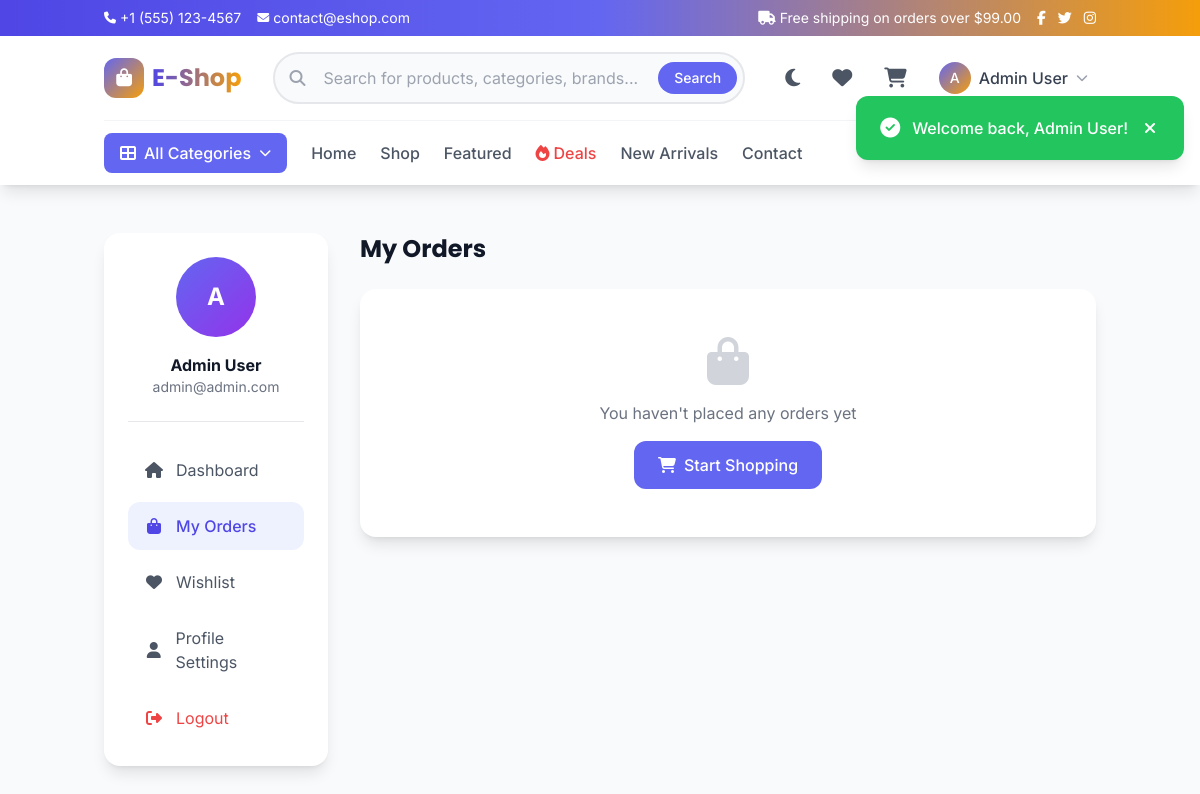
Screenshot of /user/orders.php (signed in) with the database file from the repository.
### tables this page shows
CREATE TABLE settings (
    id INT PRIMARY KEY AUTO_INCREMENT,
    setting_key VARCHAR(100) UNIQUE NOT NULL,
    setting_value TEXT DEFAULT NULL,
    setting_type VARCHAR(50) DEFAULT 'text',
    created_at TIMESTAMP DEFAULT CURRENT_TIMESTAMP,
    updated_at TIMESTAMP DEFAULT CURRENT_TIMESTAMP ON UPDATE CURRENT_TIMESTAMP,
    INDEX idx_key (setting_key)
);

CREATE TABLE users (
    id INT PRIMARY KEY AUTO_INCREMENT,
    name VARCHAR(100) NOT NULL,
    email VARCHAR(150) UNIQUE NOT NULL,
    password VARCHAR(255) NOT NULL,
    role ENUM('user', 'admin') DEFAULT 'user',
    phone VARCHAR(20) DEFAULT NULL,
    address TEXT DEFAULT NULL,
    city VARCHAR(100) DEFAULT NULL,
    country VARCHAR(100) DEFAULT NULL,
    zip_code VARCHAR(20) DEFAULT NULL,
    avatar VARCHAR(255) DEFAULT NULL,
    status ENUM('active', 'banned', 'pending') DEFAULT 'active',
    email_verified TINYINT(1) DEFAULT 0,
    remember_token VARCHAR(255) DEFAULT NULL,
    last_login TIMESTAMP NULL DEFAULT NULL,
    created_at TIMESTAMP DEFAULT CURRENT_TIMESTAMP,
    updated_at TIMESTAMP DEFAULT CURRENT_TIMESTAMP ON UPDATE CURRENT_TIMESTAMP,
    INDEX idx_email (email),
    INDEX idx_role (role),
    INDEX idx_status (status)
);

### user/orders.php (the view, shortened to what the rows shown need)
<?php
require_once '../includes/functions.php';
$userId = $_SESSION['user_id'];
$orderId = (int)($_GET['id'] ?? 0);
$user = db()->fetch("SELECT * FROM users WHERE id = ?", [$userId]);
include '../includes/header.php';
?>
<main class="py-12 bg-gray-50 dark:bg-gray-900 min-h-screen">
    <div class="container mx-auto px-4">
        <div class="grid grid-cols-1 lg:grid-cols-4 gap-8">
            <div class="lg:col-span-1">
                <div class="bg-white dark:bg-gray-800 rounded-2xl shadow-lg p-6 sticky top-28">
                    <div class="text-center mb-6 pb-6 border-b border-gray-200 dark:border-gray-700">
                        <div class="w-20 h-20 rounded-full bg-gradient-to-br from-primary-500 to-purple-600 flex items-center justify-center text-white text-2xl font-bold mx-auto mb-4">
                            <?php echo strtoupper(substr($user['name'], 0, 1)); ?>
                        </div>
                        <h3 class="font-bold text-gray-900 dark:text-white"><?php echo htmlspecialchars($user['name']); ?></h3>
                        <p class="text-sm text-gray-500"><?php echo htmlspecialchars($user['email']); ?></p>
                    </div>
                </div>
            </div>
            <div class="lg:col-span-3">
                <?php if ($orderId > 0 && $order): ?>
                <div class="space-y-6">
                    <div class="flex items-center gap-4">
                        <a href="orders.php" class="text-gray-500 hover:text-primary-500 transition">
                            <i class="fas fa-arrow-left"></i>
                        </a>
                        <h1 class="text-2xl font-display font-bold text-gray-900 dark:text-white">
                            Order #<?php echo str_pad($order['id'], 5, '0', STR_PAD_LEFT); ?>
                        </h1>
                        <?php echo getOrderStatusBadge($order['status']); ?>
                    </div>
                    <div class="bg-white dark:bg-gray-800 rounded-2xl shadow-lg overflow-hidden">
                        <div class="p-6 border-b border-gray-200 dark:border-gray-700">
                            <p class="text-sm text-gray-500">
                                Placed on <?php echo date('F j, Y \a\t g:i A', strtotime($order['created_at'])); ?>
                            </p>
                        </div>
                        <div class="divide-y divide-gray-200 dark:divide-gray-700">
                            <?php foreach ($orderItems as $item): ?>
                            <div class="p-6 flex items-center gap-6">
                                <img src="<?php echo SITE_URL . '/' . ($item['product_image'] ?: 'assets/images/placeholder.jpg'); ?>"
                                     alt=""
                                     class="w-20 h-20 rounded-xl object-cover">
                                <div class="flex-1">
                                    <a href="<?php echo SITE_URL; ?>/product.php?slug=<?php echo $item['product_slug']; ?>"
                                       class="font-medium text-gray-900 dark:text-white hover:text-primary-500 transition">
                                        <?php echo htmlspecialchars($item['product_name']); ?>
                                    </a>
                                    <p class="text-sm text-gray-500 mt-1">
                                        <?php echo formatPrice($item['price']); ?> × <?php echo $item['quantity']; ?>
                                    </p>
                                </div>
                                <div class="text-right">
                                    <p class="font-bold text-gray-900 dark:text-white">
                                        <?php echo formatPrice($item['price'] * $item['quantity']); ?>
                                    </p>
                                </div>
                            </div>
                            <?php endforeach; ?>
                        </div>
                        <div class="p-6 bg-gray-50 dark:bg-gray-700/50">
                            <div class="max-w-xs ml-auto space-y-2">
                                <div class="flex justify-between text-gray-600 dark:text-gray-300">
                                    <span>Subtotal</span>
                                    <span><?php echo formatPrice($order['subtotal']); ?></span>
                                </div>
                                <div class="flex justify-between text-gray-600 dark:text-gray-300">
                                    <span>Shipping</span>
                                    <span><?php echo $order['shipping_cost'] > 0 ? formatPrice($order['shipping_cost']) : 'Free'; ?></span>
                                </div>
                                <?php if ($order['discount'] > 0): ?>
                                <div class="flex justify-between text-green-600">
                                    <span>Discount</span>
                                    <span>-<?php echo formatPrice($order['discount']); ?></span>
                                </div>
                                <?php endif; ?>
                                <div class="flex justify-between text-lg font-bold text-gray-900 dark:text-white pt-2 border-t border-gray-200 dark:border-gray-600">
                                    <span>Total</span>
                                    <span><?php echo formatPrice($order['total_amount']); ?></span>
                                </div>
                            </div>
                        </div>
                    </div>
                    <div class="grid grid-cols-1 md:grid-cols-2 gap-6">
                        <div class="bg-white dark:bg-gray-800 rounded-2xl shadow-lg p-6">
                            <h3 class="font-bold text-gray-900 dark:text-white mb-4">
                                <i class="fas fa-shipping-fast text-primary-500 mr-2"></i>
                                Shipping Address
                            </h3>
                            <div class="text-gray-600 dark:text-gray-300 space-y-1">
                                <p><?php echo htmlspecialchars($order['name']); ?></p>
                                <p><?php echo htmlspecialchars($order['address']); ?></p>
                                <p><?php echo htmlspecialchars($order['city']); ?>, <?php echo htmlspecialchars($order['state']); ?> <?php echo htmlspecialchars($order['zip']); ?></p>
                                <p><?php echo htmlspecialchars($order['country']); ?></p>
                                <p class="pt-2"><?php echo htmlspecialchars($order['phone']); ?></p>
                            </div>
                        </div>
                        <div class="bg-white dark:bg-gray-800 rounded-2xl shadow-lg p-6">
                            <h3 class="font-bold text-gray-900 dark:text-white mb-4">
                                <i class="fas fa-credit-card text-primary-500 mr-2"></i>
                                Payment Information
                            </h3>
                            <div class="space-y-3">
                                <div class="flex justify-between">
                                    <span class="text-gray-500">Method</span>
                                    <span class="font-medium text-gray-900 dark:text-white">
                                        <?php echo strtoupper($order['payment_method']); ?>
                                    </span>
                                </div>
                                <div class="flex justify-between">
                                    <span class="text-gray-500">Status</span>
                                    <span class="px-2 py-1 text-xs font-medium rounded-full
                                        <?php echo $order['payment_status'] === 'paid' ? 'bg-green-100 text-green-700' : 'bg-amber-100 text-amber-700'; ?>">
                                        <?php echo ucfirst($order['payment_status']); ?>
                                    </span>
                                </div>
                            </div>
                        </div>
                    </div>
                    <div class="bg-white dark:bg-gray-800 rounded-2xl shadow-lg p-6">
                        <h3 class="font-bold text-gray-900 dark:text-white mb-6">Order Status</h3>
                        <div class="flex items-center justify-between relative">
                            <?php
                            $statuses = ['pending', 'processing', 'shipped', 'delivered'];
                            $currentIndex = array_search($order['status'], $statuses);
                            if ($order['status'] === 'cancelled') $currentIndex = -1;
                            ?>
                            <div class="absolute top-5 left-0 right-0 h-1 bg-gray-200 dark:bg-gray-700">
                                <div class="h-full bg-primary-500 transition-all" style="width: <?php echo max(0, ($currentIndex / 3) * 100); ?>%"></div>
                            </div>
                            <?php foreach ($statuses as $index => $status): ?>
                            <div class="relative z-10 flex flex-col items-center">
                                <div class="w-10 h-10 rounded-full flex items-center justify-center <?php echo $index <= $currentIndex ? 'bg-primary-500 text-white' : 'bg-gray-200 dark:bg-gray-700 text-gray-500'; ?>">
                                    <?php if ($index <= $currentIndex): ?>
                                    <i class="fas fa-check"></i>
                                    <?php else: ?>
                                    <i class="fas fa-<?php echo ['clock', 'cog', 'truck', 'home'][$index]; ?>"></i>
                                    <?php endif; ?>
                                </div>
                                <span class="mt-2 text-sm font-medium <?php echo $index <= $currentIndex ? 'text-primary-500' : 'text-gray-500'; ?>">
                                    <?php echo ucfirst($status); ?>
                                </span>
                            </div>
                            <?php endforeach; ?>
                        </div>
                        <?php if ($order['status'] === 'cancelled'): ?>
                        <div class="mt-6 p-4 bg-red-50 dark:bg-red-900/20 border border-red-200 dark:border-red-800 rounded-xl text-red-700 dark:text-red-400">
                            <i class="fas fa-times-circle mr-2"></i>
                            This order has been cancelled.
                        </div>
                        <?php endif; ?>
                    </div>
                </div>
                <?php else: ?>
                <div class="space-y-6">
                    <h1 class="text-2xl font-display font-bold text-gray-900 dark:text-white">My Orders</h1>
                </div>
                <?php endif; ?>
            </div>
        </div>
    </div>
</main>
<?php include '../includes/footer.php'; ?>

### includes/header.php (shortened to what the rows shown need)
<?php
require_once __DIR__ . '/functions.php';
?>
<!DOCTYPE html>
<html lang="en" class="scroll-smooth">
<head>
    <script src="https://cdn.tailwindcss.com"></script>
    <link rel="stylesheet" href="https://cdnjs.cloudflare.com/ajax/libs/font-awesome/6.5.1/css/all.min.css">
    <link rel="stylesheet" href="https://cdn.jsdelivr.net/npm/swiper@11/swiper-bundle.min.css">
    <link rel="stylesheet" href="<?php echo SITE_URL; ?>/assets/css/style.css">
</head>
<body class="bg-gray-50 dark:bg-gray-900 transition-colors duration-300">
    <div class="bg-gradient-to-r from-primary-600 via-primary-500 to-secondary-500 text-white text-sm py-2">
        <div class="container mx-auto px-4">
            <div class="flex items-center justify-between">
                <div class="flex items-center gap-4">
                    <a href="tel:<?php echo getSetting('site_phone'); ?>" class="flex items-center gap-1 hover:text-primary-100 transition">
                        <i class="fas fa-phone text-xs"></i>
                        <span class="hidden sm:inline"><?php echo getSetting('site_phone', '+1 (555) 123-4567'); ?></span>
                    </a>
                    <a href="mailto:<?php echo getSetting('site_email'); ?>" class="flex items-center gap-1 hover:text-primary-100 transition">
                        <i class="fas fa-envelope text-xs"></i>
                        <span class="hidden sm:inline"><?php echo getSetting('site_email', 'contact@eshop.com'); ?></span>
                    </a>
                </div>
                <div class="flex items-center gap-4">
                    <span class="hidden md:flex items-center gap-1">
                        <i class="fas fa-truck"></i>
                        Free shipping on orders over $<?php echo getSetting('free_shipping_min', '99'); ?>
                    </span>
                    <div class="flex items-center gap-3">
                        <a href="<?php echo getSetting('facebook_url', '#'); ?>" class="hover:text-primary-100 transition"><i class="fab fa-facebook-f"></i></a>
                        <a href="<?php echo getSetting('twitter_url', '#'); ?>" class="hover:text-primary-100 transition"><i class="fab fa-twitter"></i></a>
                        <a href="<?php echo getSetting('instagram_url', '#'); ?>" class="hover:text-primary-100 transition"><i class="fab fa-instagram"></i></a>
                    </div>
                </div>
            </div>
        </div>
    </div>
    <main id="mainContent">

### rows the page displays
settings: setting_value "+1 (555) 123-4567"
settings: setting_value "contact@eshop.com"
settings: setting_value "99.00"
users: name "A", name "Admin User", email "admin@admin.com"

### other values shown
substr($_SESSION['user_name'] ?? 'U', 0, 1) "A"
$_SESSION['user_name'] "Admin User"
$flash['message'] "Welcome back, Admin User!"
